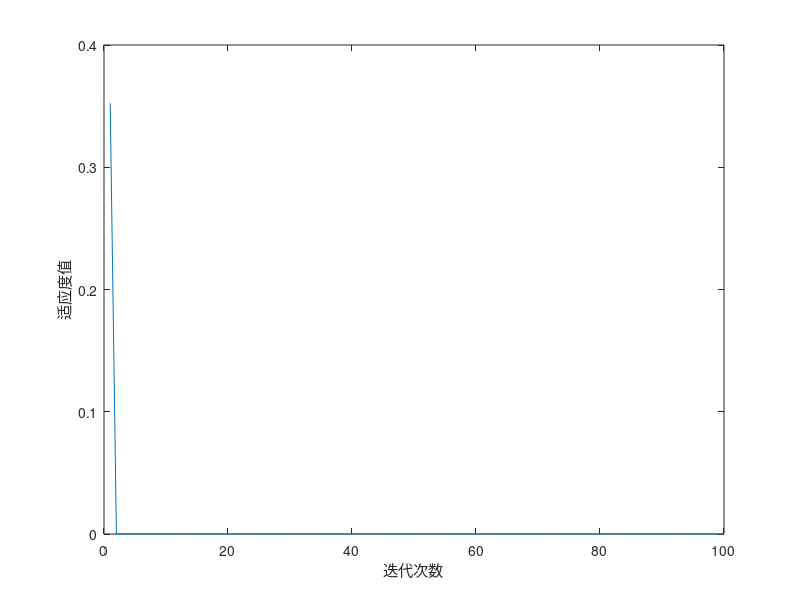

MATLAB code for this plot:
clear all; 
close all;
clc;
 
%% 参数设置
N=50;                %麻雀个数
dim=2;               %评估函数维度
N_discoverer=0.7*N;  %发现者个数
N_Followers=0.1*N;   %追随者个数
N_Vigilant=0.2*N;    %警戒者个数
Max_iter=100;        %最大迭代次数
ST=0.6;              %安全阈值
 
%% 测试函数
f=@(x) sum(x.^2);
ub=10;%边界上限
lb=-10;%边界下限

%% 初始化
pop_x=lb+rand(N,dim).*(ub-lb);  %初始化麻雀种群

for i=1:N
    fitness(i)=f(pop_x(i,:));  %计算麻雀种群的适应度值
end
[A,index]=sort(fitness);
pop_x_best=pop_x(index(1),:);  %记录所有麻雀走过的位置的最优位置
pop_x_worst=pop_x(index(end),:);  %记录所有麻雀走过的位置的最差位置
best_fitness=A(1);  %记录所有麻雀走过的位置的最优值
worst_fitness=A(end);  %记录所有麻雀走过的位置的最差值
pop_x_best_currently=pop_x(index(1),:);  %记录当前麻雀种群最优位置
pop_x_worst_currently=pop_x(index(end),:);  %记录当前麻雀种群最差位置
best_fitness_currently=A(1);   %记录当前麻雀种群最优值
worst_fitness_currently=A(end);   %记录当前麻雀种群最差值
pop_x_discoverer=pop_x(index(1:N_discoverer),:);   %发现者位置
pop_x_Followers=pop_x(index(N_discoverer+1:N_discoverer+N_Followers),:);  %追随者位置
pop_x_Vigilant=pop_x(index(N_discoverer+N_Followers+1:N),:);   %警戒者位置
B=[-1,1];
F=best_fitness;  %记录每次迭代的麻雀走过的位置的最优值
iter=1;  %初始化迭代次数
 

 
%% 开始迭代更新
while iter<Max_iter
    for i=1:dim
        C(i)=B(round(rand)+1);
    end
    A=C'*inv((C*C'));
    R2=rand;
    %更新发现者位置
    for i=1:N_discoverer
        for j=1:dim
            if R2<ST
                pop_x_discoverer(i,j)=pop_x_discoverer(i,j)*exp(-i/rand*Max_iter);
            else
                 pop_x_discoverer(i,j)=pop_x_discoverer(i,j)+randn;
            end
        end
        %边界判断
        ub_flag=pop_x_discoverer(i,:)>ub;
        lb_flag=pop_x_discoverer(i,:)<lb;
        pop_x_discoverer(i,:)=(pop_x_discoverer(i,:).*(~(ub_flag+lb_flag)))+ub.*ub_flag+lb.*lb_flag;
    end
    %更新追随者位置
    for i=1:N_Followers
        for j=1:dim
            if i>N/2
                pop_x_Followers(i,j)=rand*exp((pop_x_worst_currently(j)-pop_x_Followers(i,j))/i^2);
            else
                pop_x_Followers(i,j)=pop_x_discoverer(1,j)+abs(pop_x_Followers(i,j)-pop_x_discoverer(1,j))*A(j);
            end
        end
        %边界判断
        ub_flag=pop_x_Followers(i,:)>ub;
        lb_flag=pop_x_Followers(i,:)<lb;
        pop_x_Followers(i,:)=(pop_x_Followers(i,:).*(~(ub_flag+lb_flag)))+ub.*ub_flag+lb.*lb_flag;
    end
    %更新警戒者位置
    for i=1:N_Vigilant
        for j=1:dim
            if f(pop_x_Vigilant(i,:))~=best_fitness_currently
                pop_x_Vigilant(i,j)=pop_x_best_currently(j)+randn*abs(pop_x_Vigilant(i,j)-pop_x_best_currently(j));
            else
                pop_x_Vigilant(i,j)=pop_x_Vigilant(i,j)+B(round(rand)+1)*(abs(pop_x_Vigilant(i,j)-pop_x_worst_currently(j)))/abs(f(pop_x_Vigilant(i,:))-worst_fitness_currently)+1;
            end
        end
        %边界判断
        ub_flag=pop_x_Vigilant(i,:)>ub;
        lb_flag=pop_x_Vigilant(i,:)<lb;
        pop_x_Vigilant(i,:)=(pop_x_Vigilant(i,:).*(~(ub_flag+lb_flag)))+ub.*ub_flag+lb.*lb_flag;
    end
    pop_x=[pop_x_discoverer;pop_x_Followers;pop_x_Vigilant];  %得到该次迭代下的所有麻雀的新位置
    for i=1:N
        fitness(i)=f(pop_x(i,:));   %计算适应度
    end
    [E,index]=sort(fitness);
    if f(pop_x(index(1),:))<best_fitness    %更新所有麻雀走过的位置的最优位置和最优值
        best_fitness=f(pop_x(index(1),:));
        pop_x_best=pop_x(index(1),:);
    end
    if f(pop_x(index(end),:))>worst_fitness   %更新所有麻雀走过的位置的最差位置和最差值
        worst_fitness= f(pop_x(index(end),:));
        pop_x_worst=pop_x(index(end),:);
    end
    pop_x_best_currently=pop_x(index(1),:);   %更新当前麻雀种群的最优位置
    pop_x_worst_currently=pop_x(index(end),:);  %更新当前麻雀种群的最差位置
    best_fitness_currently=E(1);   %更新当前麻雀的种群的最优值
    worst_fitness_currently=E(end);  %更新当前麻雀的种群的最差值
    pop_x_discoverer=pop_x(index(1:N_discoverer),:);  %重新选择种群中的发现者
    pop_x_Followers=pop_x(index(N_discoverer+1:N_discoverer+N_Followers),:);  %重新选择种群中的追随者
    pop_x_Vigilant=pop_x(index(N_discoverer+N_Followers+1:N),:);  %重新选择种群中的警戒者
    F=[F,best_fitness];   
    iter=iter+1;  %迭代次数加一
end
 
%% 结果 作图
display(['最优值是:',num2str(F(end)),'最优麻雀位置:',num2str(pop_x_best)]);
figure(1);
plot(F);
xlabel('迭代次数'),ylabel('适应度值');